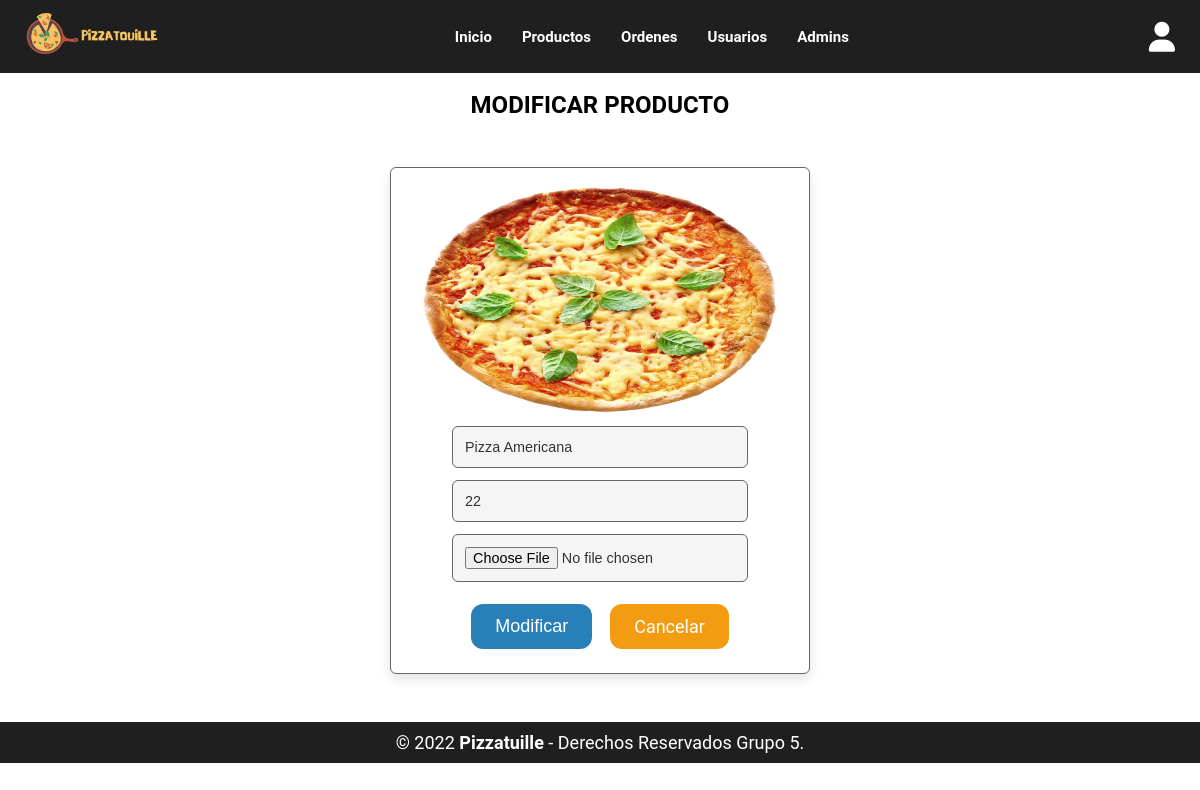
The page /back/admin_editar-prod.php?update=10 (signed in) on the database its author committed.
### tables this page shows
CREATE TABLE `productos` (
  `id` int(100) NOT NULL,
  `nombre` varchar(100) NOT NULL,
  `precio` int(10) NOT NULL,
  `imagen` varchar(100) NOT NULL
);

### back/admin_editar-prod.php (the view, shortened to what this page needs)
<?php
include '../BD/conexion.php';
?>
<!DOCTYPE html>
<html lang="es">
<head>
   <link rel="stylesheet" href="https://cdnjs.cloudflare.com/ajax/libs/font-awesome/6.1.1/css/all.min.css">
   <link rel="stylesheet" href="../css/admin_style.css">
</head>
<body>
   <?php include './admin_header.php' ?>
   <section class="modif_productos">
      <h1 class="titulo">Modificar Producto</h1>
      <?php
         $modif_id = $_GET['update'];
         $select_productos = $conn->prepare("SELECT * FROM `productos` WHERE id = ?");
         $select_productos->execute([$modif_id]);
         if($select_productos->rowCount() > 0){
            while($fetch_productos = $select_productos->fetch(PDO::FETCH_ASSOC)){
      ?>
      <form action="" enctype="multipart/form-data" method="post">
         <img src="../img_productos/<?= $fetch_productos['imagen']; ?>" alt="">
         <input type="text" class="box" required maxlength="100" placeholder="enter product name" name="nombre"
            value="<?= $fetch_productos['nombre']; ?>">
         <input type="number" min="0" class="box" required max="9999999999" placeholder="enter product price"
            onkeypress="if(this.value.length == 10) return false;" name="precio" value="<?= $fetch_productos['precio']; ?>">
         <input type="file" name="img_nueva" accept="img_nueva/jpg, img_nueva/jpeg, img_nueva/png" class="box">
         <div class="flex-btn">
            <input type="submit" value="Modificar" class="btn" name="modif_produc">
            <a href="./admin_productos.php" class="btn-actualizar">Cancelar</a>
         </div>
      </form>
      <?php
            }
         }else{
            echo '<p class="vacio">no product found!</p>';
         }
      ?>
   </section>
   <?php include './admin_footer.php'; ?>
</body>
</html>

### css/admin_style.css (style rules this page uses)
* { margin: 0; padding: 0; box-sizing: border-box; }
body { font-family: 'Roboto', sans-serif; margin: 0; padding: 0; }
html { font-size: 75%; }
:root { --botones:#2980b9; --rojo:#e74c3c; --naranja:#f39c12; --negro:#333; --blanco:#fff; --blanco-bg:#f5f5f5; --neg-claro:#666; --bordes:.1rem solid var(--neg-claro); --sombras:0 .5rem 1rem rgba(0,0,0,.1); }
.titulo { text-align: center; margin-bottom: 2rem; font-size: 2rem; color:#000; text-transform: uppercase; }
.btn-salir, .btn-actualizar, .btn { display: block; width: 100%; margin-top: 1.3rem; border-radius: 1rem; padding:1rem 2rem; font-size: 1.5rem; color:#fff; cursor: pointer; text-decoration: none; text-align: center; }
.btn { background-color: #2980b9; }
.btn-actualizar { background-color: #f39c12; }
.flex-btn { display: flex; text-align: center; justify-content: center; gap:1.5rem; }
.agre_productos, .mostrar_productos, .modif_productos { padding-top: 1.5rem; }
.modif_productos form { max-width: 35rem; margin:4rem auto; display: flex; flex-direction: column; justify-content: center; background-color: var(--blanco); border-radius: .5rem; box-shadow: var(--sombras); padding:2rem; border:var(--bordes); padding-top: 1rem; }
.modif_productos form .box { width: 80%; padding:1rem; font-size: 1.2rem; color:var(--negro); border-radius: .5rem; border:var(--bordes); background-color: var(--blanco-bg); margin:.5rem auto; }
.modif_productos form img { width: 100%; height: 20rem; }
.modif_productos form .flex-btn { padding: 0 10rem; }
.modif_productos form .flex-btn .btn { border: none; }

### rows shown on the page
productos: imagen (picture), nombre "Pizza Americana", precio "22"
